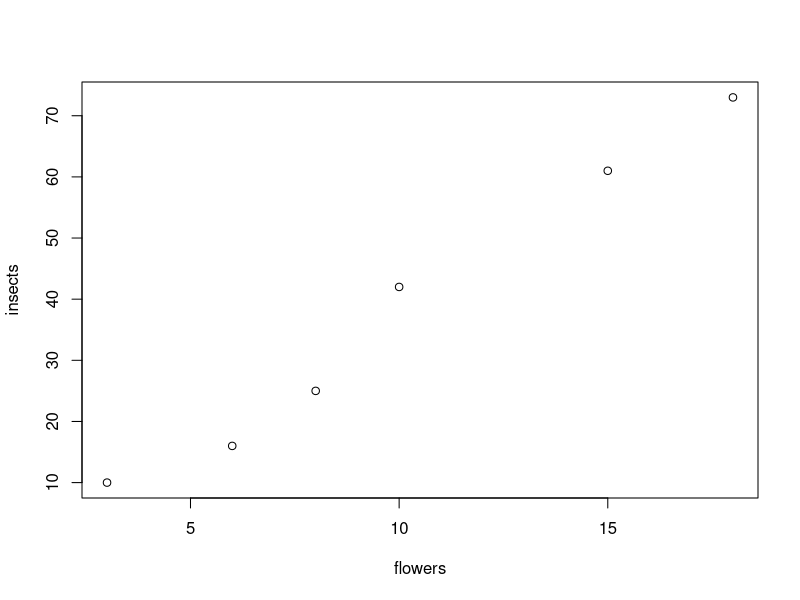
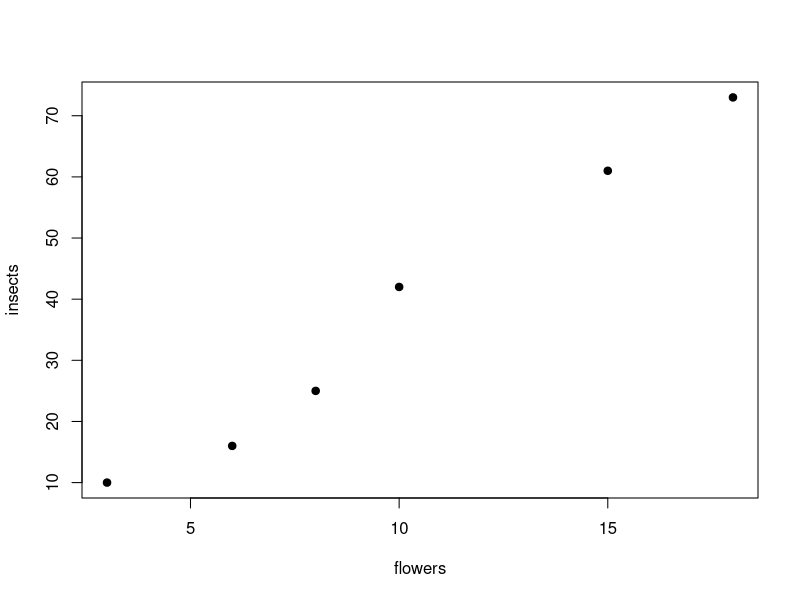
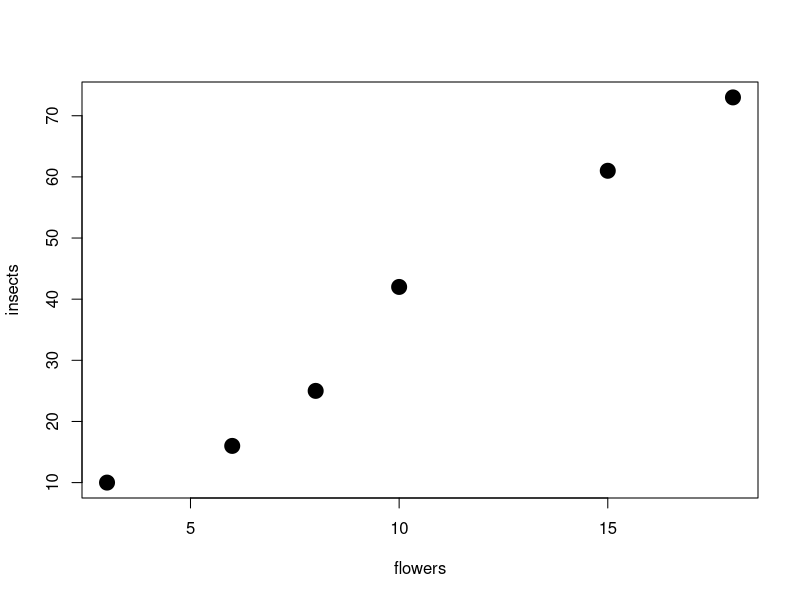
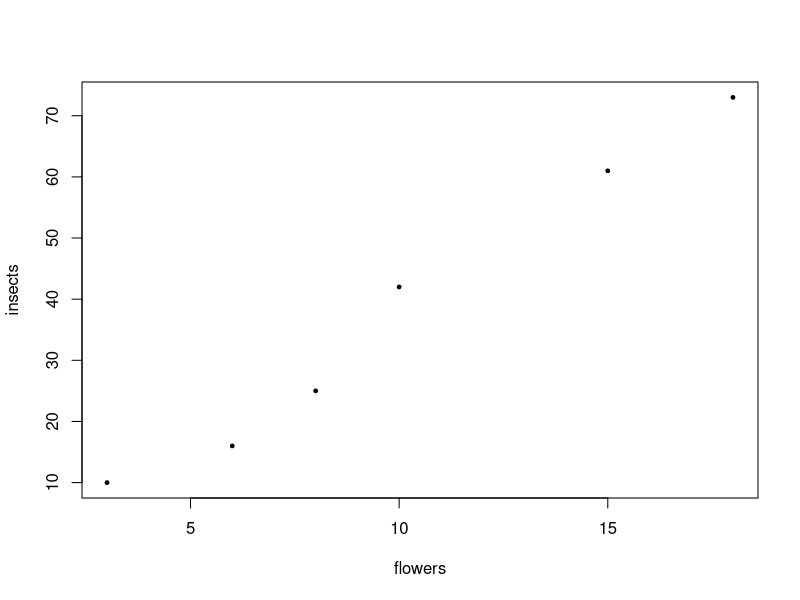
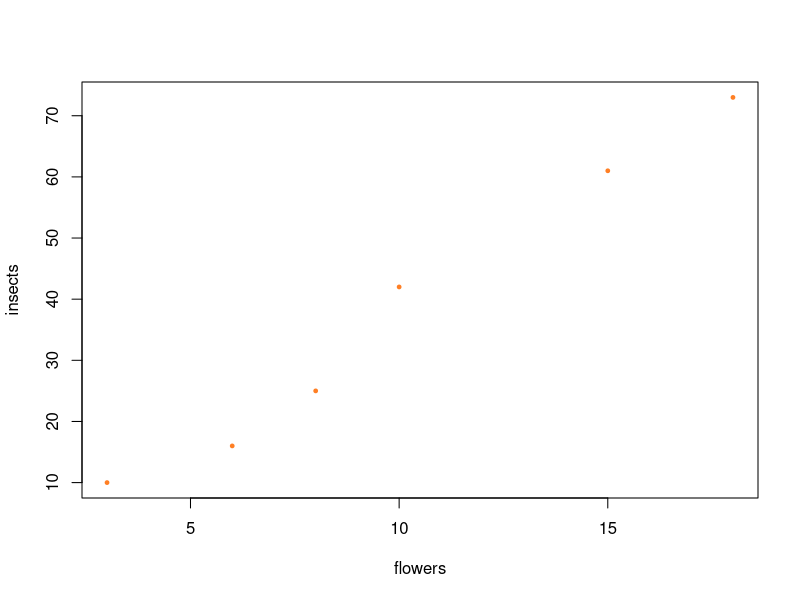

Recreate these plots in R, in order.
#commento. First R script
#R as a calculator
a <- 6*7
b <- 5*8
a + b
#array: vettore di dati
#IMPORTANTE COMMENTARE per l'esame
#Arrays=vettori, serie di dati concatenati insieme
flowers <- c(3, 6, 8, 10, 15, 18)
#c mi permette di concatenare i numeri in una funzione
#in R le funzioni contengono le parentesi
#i fiori sono i nostri oggetti a cui gli assegnamo gli argomenti, vettore che mi dice quanti fiori ho nei vari plot
flowers
insects <- c(10, 16, 25, 42, 61, 73)
insects
#posso mettere in relazione questi numeri, prendo ogni singola misura fatta nei plot e li metto in corrispondenza l'uno con l'altro
plot(flowers, insects)
#prima si mette la variabile delle ascisse (X) e poi quella delle ordinate (Y)
#point character: pch, tutti i simboli
#cambio i parametri del plot

#symbols
plot(flowers, insects, pch=19)
#si può variare la dimensione di questi simboli->chex= character esageration
#symbol dimensions
plot(flowers, insects, pch=19, cex=2)
#posso diminuire la dimensione, i cex<1
plot(flowers, insects, pch=19, cex=0.5)
#In R il separatore decimale è il punto e possiamo scriverlo sia come 0.5 sia .5
#posso anche variare il colore= col
plot(flowers, insects, pch=19, cex=0.5, col="chocolate1")

